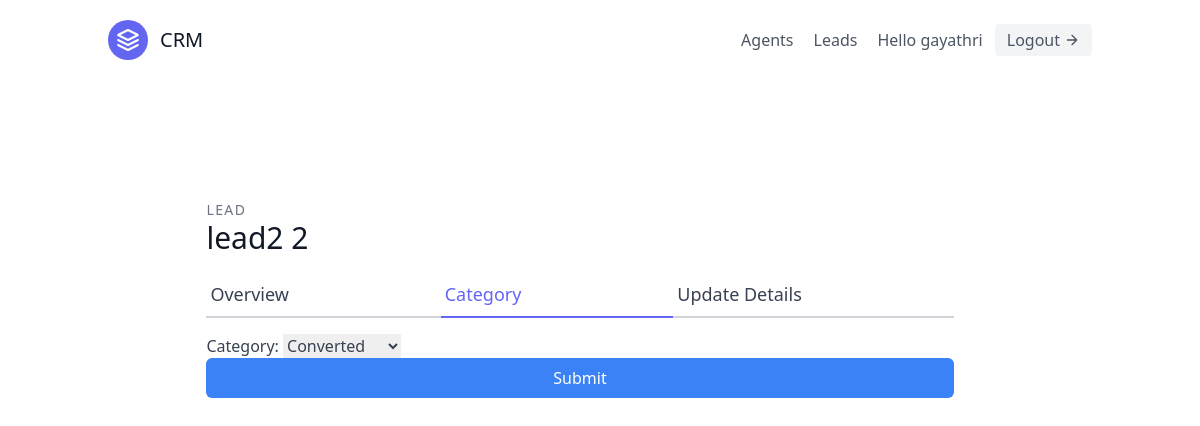
The app's page /leads/3/category/ (signed in), older data.
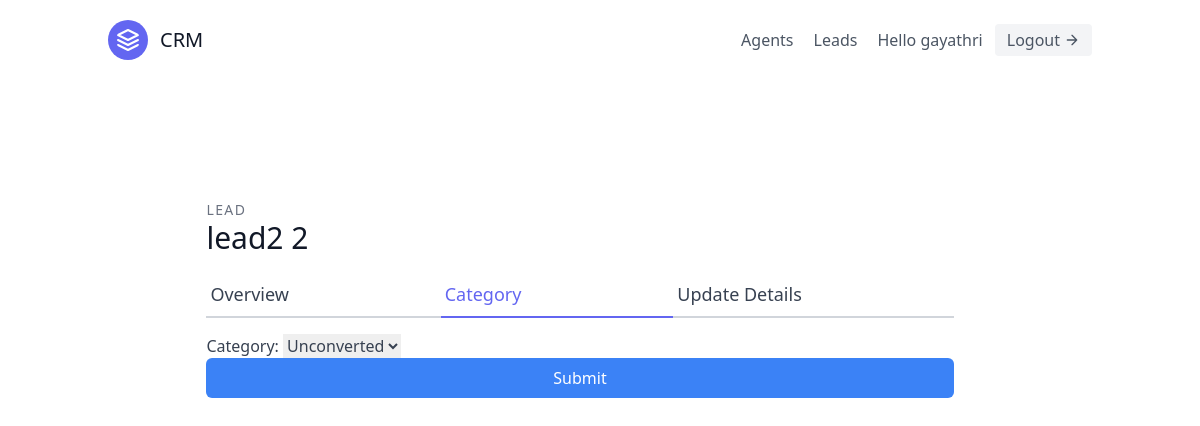
The same page, newer data.
### leads/models.py (models this page shows, shortened)
class Lead(models.Model):
    first_name = models.CharField(max_length=20)
    last_name = models.CharField(max_length=20)
    age = models.IntegerField(default=0)
    organisation = models.ForeignKey(UserProfile, on_delete=models.CASCADE )
    agent = models.ForeignKey(Agent , on_delete = models.SET_NULL, blank=True, null= True)
    description = models.TextField()
    date_added = models.DateTimeField(auto_now_add = True)
    phone_number = models.CharField(max_length=20)
    email = models.EmailField()
    category = models.ForeignKey("Category" ,related_name= "leads", on_delete=models.SET_NULL, null = True , blank = True)

### leads/views.py (the view, shortened to what this page needs)
# urls.py: path('<int:pk>/category/', LeadCategoryUpdateView.as_view(), name = "lead-category-update"),
class LeadCategoryUpdateView(LoginRequiredMixin,UpdateView):
    template_name = "leads/lead_category_update.html"
    form_class = LeadCategoryUpdateForm
    def get_queryset(self):
        user = self.request.user
        if user.is_organiser:
            queryset = Lead.objects.filter(organisation=user.userprofile)
        else:
            queryset = Lead.objects.filter(organisation=user.agent.organisation)
            queryset = queryset.filter(agent__user=user)
        return queryset

### leads/forms.py
class LeadCategoryUpdateForm(forms.ModelForm):
    class Meta:
        model = Lead
        fields = (
            'category',
        )

### leads/models.py (called while the page is built)
    def __str__(self):
        return self.name

### leads/templates/leads/lead_category_update.html (shortened to what this page needs)
{% extends "base.html" %}
{% load tailwind_filters %}
{% block content %}
<section class="text-gray-700 body-font overflow-hidden">
    <div class="container px-5 py-24 mx-auto">
      <div class="lg:w-4/5 mx-auto flex flex-wrap">
        <div class="w-full lg:pr-10 lg:py-6 mb-6 lg:mb-0">
            <h2 class="text-sm title-font text-gray-500 tracking-widest">LEAD</h2>
            <h1 class="text-gray-900 text-3xl title-font font-medium mb-4">{{ lead.first_name }} {{ lead.last_name }}</h1>
            <div class="flex mb-4">
                <a href="{% url 'leads:lead-detail' lead.pk %}" class="flex-grow border-b-2 border-gray-300 py-2 text-lg px-1">
                    Overview
                </a>
                <a href="{% url 'leads:lead-category-update' lead.pk %}" class="flex-grow text-indigo-500 border-b-2 border-indigo-500 py-2 text-lg px-1">
                    Category
                </a>
                <a href="{% url 'leads:lead-update' lead.pk %}" class="flex-grow border-b-2 border-gray-300 py-2 text-lg px-1">
                    Update Details
                </a>
            </div>
            <form form method="post">
                {{ form|crispy }}
                <button type="submit" class="w-full text-white bg-blue-500 hover:bg-blue-600 px-3 py-2 rounded-md">Submit</button>
            </form>
        </div>
      </div>
    </div>
  </section>
{% endblock content %}

Row changes from the older to the newer data that the page shows:
changed Lead "lead2": category "Converted" → "Unconverted"
